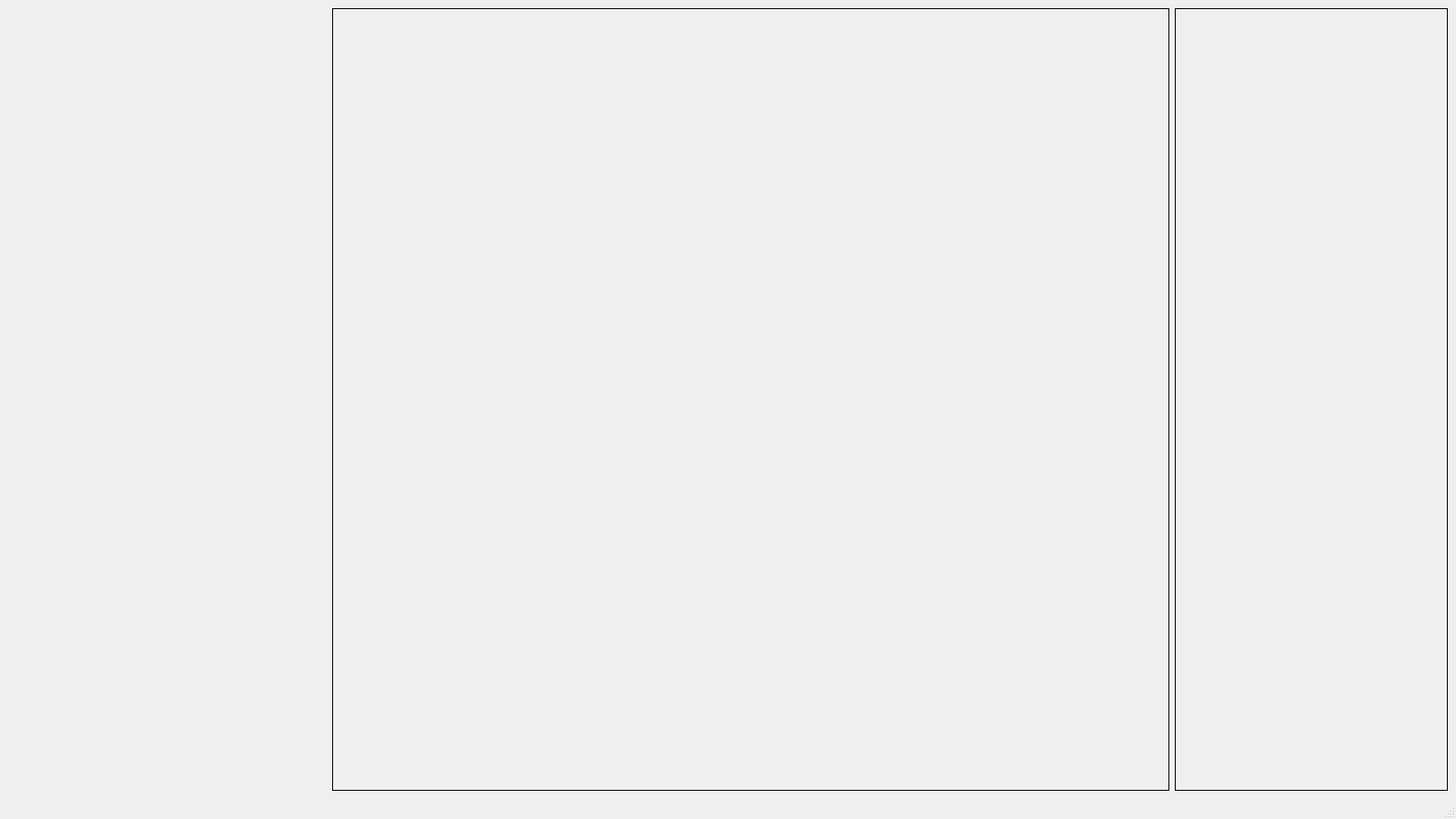
<?xml version="1.0" encoding="UTF-8"?>
<ui version="4.0">
 <class>MainWindow</class>
 <widget class="QMainWindow" name="MainWindow">
  <property name="geometry">
   <rect>
    <x>0</x>
    <y>0</y>
    <width>1600</width>
    <height>900</height>
   </rect>
  </property>
  <property name="minimumSize">
   <size>
    <width>1600</width>
    <height>900</height>
   </size>
  </property>
  <property name="windowTitle">
   <string>MainWindow</string>
  </property>
  <widget class="QWidget" name="centralwidget">
   <layout class="QHBoxLayout" name="horizontalLayout">
    <item>
     <layout class="QHBoxLayout" name="horizontalLayout_2" stretch="0,0,0">
      <item>
       <widget class="QWidget" name="widget" native="true">
        <property name="sizePolicy">
         <sizepolicy hsizetype="Fixed" vsizetype="Expanding">
          <horstretch>0</horstretch>
          <verstretch>0</verstretch>
         </sizepolicy>
        </property>
        <property name="minimumSize">
         <size>
          <width>350</width>
          <height>839</height>
         </size>
        </property>
        <property name="maximumSize">
         <size>
          <width>330</width>
          <height>16777215</height>
         </size>
        </property>
        <property name="styleSheet">
         <string notr="true"/>
        </property>
        <widget class="QWidget" name="formLayoutWidget">
         <property name="geometry">
          <rect>
           <x>5</x>
           <y>5</y>
           <width>341</width>
           <height>851</height>
          </rect>
         </property>
         <layout class="QFormLayout" name="layout_left">
          <property name="horizontalSpacing">
           <number>0</number>
          </property>
          <property name="verticalSpacing">
           <number>0</number>
          </property>
          <property name="topMargin">
           <number>0</number>
          </property>
          <property name="rightMargin">
           <number>0</number>
          </property>
         </layout>
        </widget>
       </widget>
      </item>
      <item>
       <widget class="QWidget" name="widget_2" native="true">
        <property name="sizePolicy">
         <sizepolicy hsizetype="Expanding" vsizetype="Expanding">
          <horstretch>0</horstretch>
          <verstretch>0</verstretch>
         </sizepolicy>
        </property>
        <property name="minimumSize">
         <size>
          <width>908</width>
          <height>0</height>
         </size>
        </property>
        <property name="styleSheet">
         <string notr="true">border: 1px solid black;</string>
        </property>
        <layout class="QVBoxLayout" name="verticalLayout">
         <property name="leftMargin">
          <number>0</number>
         </property>
         <property name="topMargin">
          <number>5</number>
         </property>
         <property name="rightMargin">
          <number>0</number>
         </property>
         <property name="bottomMargin">
          <number>0</number>
         </property>
         <item>
          <layout class="QVBoxLayout" name="layout_mid"/>
         </item>
        </layout>
       </widget>
      </item>
      <item>
       <widget class="QWidget" name="widget_3" native="true">
        <property name="sizePolicy">
         <sizepolicy hsizetype="Fixed" vsizetype="Expanding">
          <horstretch>0</horstretch>
          <verstretch>0</verstretch>
         </sizepolicy>
        </property>
        <property name="minimumSize">
         <size>
          <width>300</width>
          <height>839</height>
         </size>
        </property>
        <property name="maximumSize">
         <size>
          <width>360</width>
          <height>16777215</height>
         </size>
        </property>
        <property name="styleSheet">
         <string notr="true">border: 1px solid black;</string>
        </property>
        <layout class="QFormLayout" name="formLayout_2">
         <item row="0" column="0">
          <layout class="QFormLayout" name="layout_right"/>
         </item>
        </layout>
       </widget>
      </item>
     </layout>
    </item>
   </layout>
  </widget>
  <widget class="QMenuBar" name="menubar">
   <property name="geometry">
    <rect>
     <x>0</x>
     <y>0</y>
     <width>1600</width>
     <height>21</height>
    </rect>
   </property>
  </widget>
  <widget class="QStatusBar" name="statusbar"/>
 </widget>
 <resources/>
 <connections/>
</ui>
